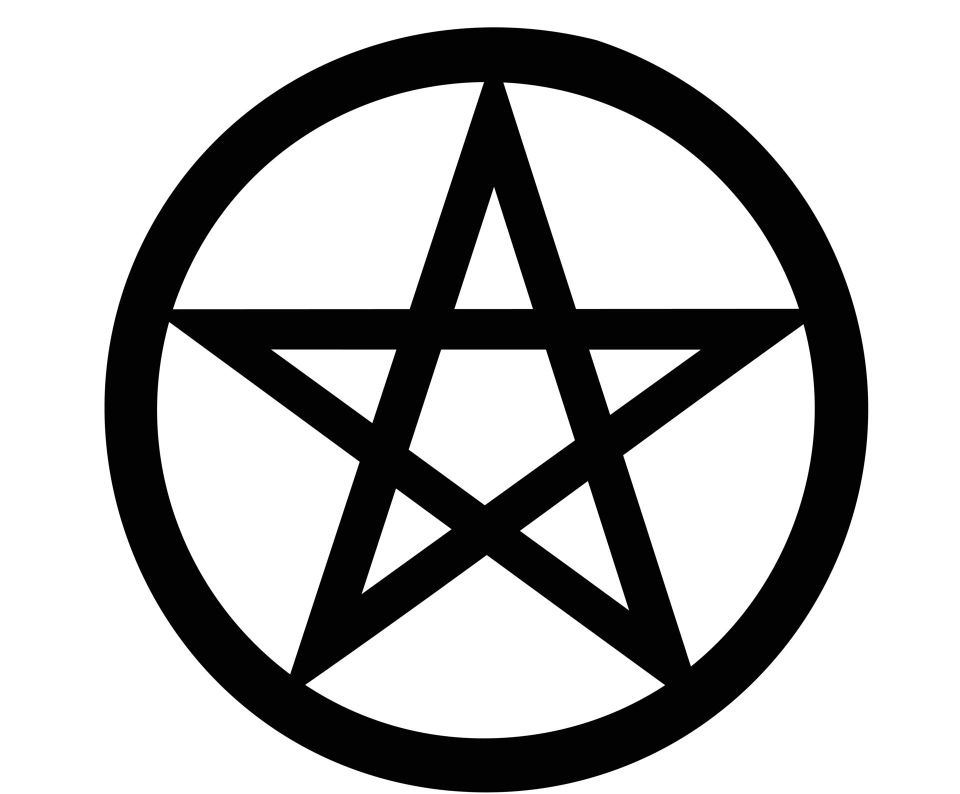
#> input picture booklet/assets/pentagram.png, 1920 x 1588 px (shown at 1/2 size)
$ python make_emblem.py
#> lines starting #> are read from the running program, lines starting #| are printed output that depends on the picture; after the words box and inside, x2 and y2 are one past the last pixel; in counts of white or black regions, pixels touching at a corner belong together
# Builds the cover emblem: the pentagram with the anatomical heart at its centre.
import sys
from PIL import Image, ImageFilter, ImageChops

src = Image.open('assets/pentagram.png').convert('RGB')
#> src is the input picture: PIL image 1920x1588 RGB; min 0, max 255, mean 181
# Pad with white first: the circle touches the bottom edge of the source image.
star = Image.new('RGB', (src.width + 80, src.height + 80), 'white')
#> star: PIL image 2000x1668 RGB; every value is 255
star.paste(src, (40, 40))
heart = Image.open('assets/heart.webp').convert('RGBA')
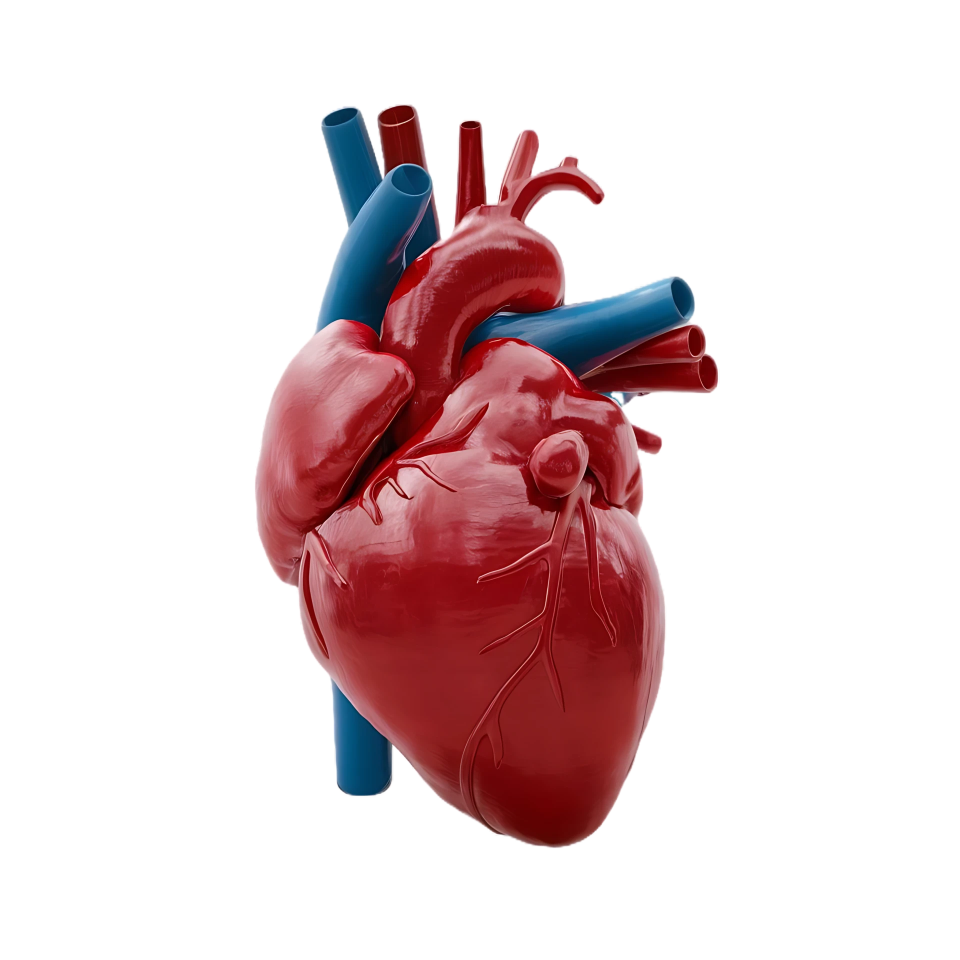
#> input picture booklet/assets/heart.webp, 1920 x 1920 px (shown at 1/2 size)
#> heart is the input picture: PIL image 1920x1920 RGBA; mean R, G, B, A 35.3, 16.5, 18.5, 61.1

# Crop the circle (dark pixels) with a small margin.
g = star.convert('L').point(lambda v: 255 if v < 128 else 0)
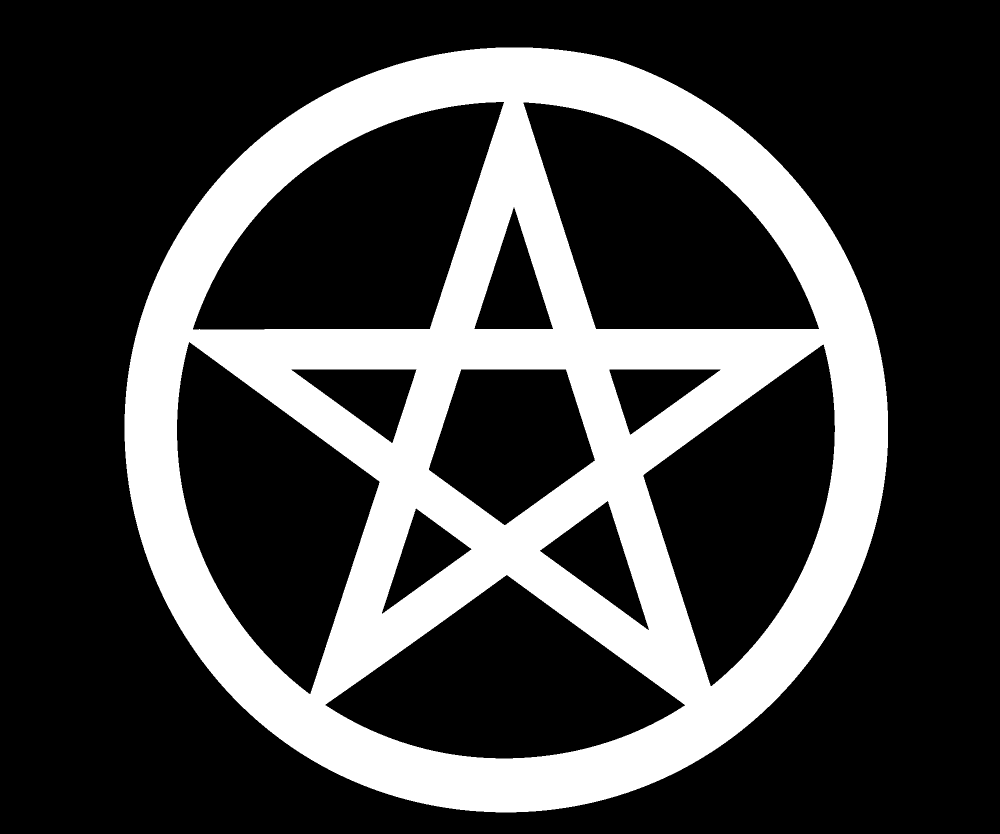
#> g: PIL image 2000x1668 L (shown at 1/2 size); 26.7% white; 1 white region, box (x1, y1, x2, y2) and area: (249, 95, 1776, 1625) 891374
x0, y0, x1, y1 = g.getbbox()
#> x0 = 249; y0 = 95; x1 = 1776; y1 = 1625
pad = 20
star = star.crop((x0 - pad, y0 - pad, x1 + pad, y1 + pad))
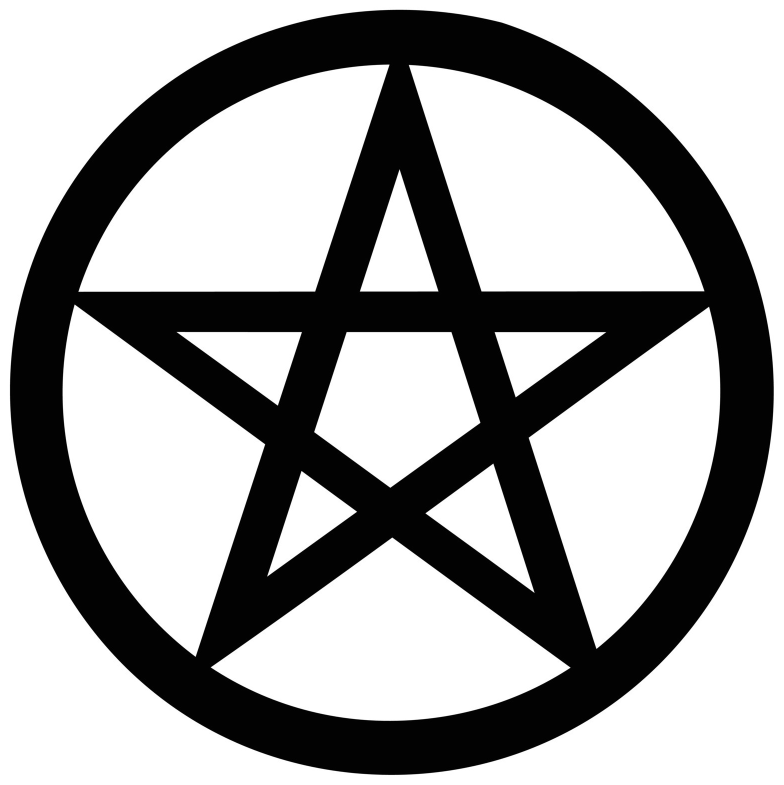
#> star: PIL image 1567x1570 RGB (shown at 1/2 size); min 0, max 255, mean 163.3
W, H = star.size
#> W = 1567; H = 1570

# Centre of the star: mean of its five tips, measured on the source image.
tips = [(987 + 40, 165 + 40), (580 + 40, 1350 + 40), (1330 + 40, 1370 + 40), (340 + 40, 640 + 40), (1600 + 40, 640 + 40)]
cx = sum(t[0] for t in tips) / 5 - (x0 - pad)
#> cx = 778.4
cy = sum(t[1] for t in tips) / 5 - (y0 - pad)
#> cy = 798

heart = heart.crop(heart.getchannel('A').getbbox())
#> heart: PIL image 932x1492 RGBA
scale = float(sys.argv[1]) if len(sys.argv) > 1 else 0.36
h = int(H * scale)
#> h = 565
w = int(heart.width * h / heart.height)
#> w = 352
heart = heart.resize((w, h), Image.LANCZOS)
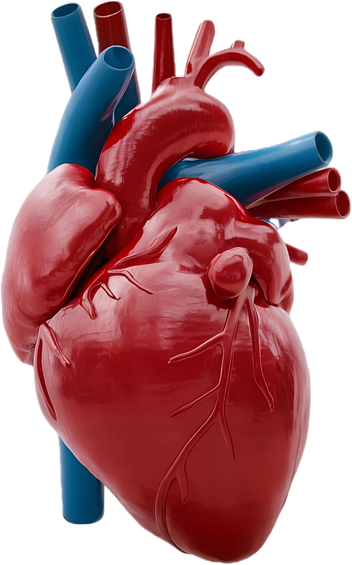
#> heart: PIL image 352x565 RGBA; mean R, G, B, A 91.8, 41.9, 47.1, 162.1; transparent parts drawn white

# White halo so the star lines stop cleanly around the heart.
alpha = heart.getchannel('A').point(lambda v: 255 if v > 40 else 0)
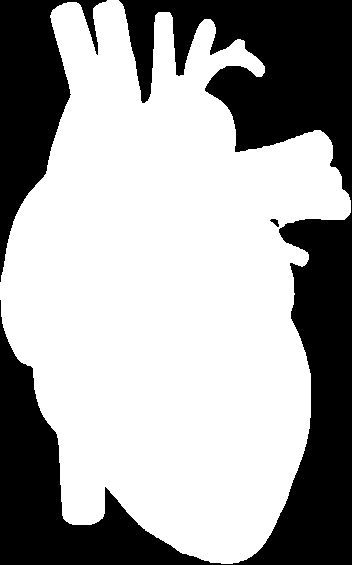
#> alpha: PIL image 352x565 L; 64.2% white; 3 black regions, box (x1, y1, x2, y2) and area: (0, 0, 352, 565) 58968, (0, 0, 107, 282) 12279, (270, 219, 279, 227) 38
halo_r = max(6, h // 28)
#> halo_r = 20
big = Image.new('L', (w + 4 * halo_r, h + 4 * halo_r), 0)
#> big: PIL image 432x645 L; every value is 0
big.paste(alpha, (2 * halo_r, 2 * halo_r))
#> big: PIL image 432x645 L; 45.8% white; 1 white region, box (x1, y1, x2, y2) and area: (40, 40, 391, 604) 127595
halo = big.filter(ImageFilter.MaxFilter(2 * halo_r + 1)).filter(ImageFilter.GaussianBlur(1.5))
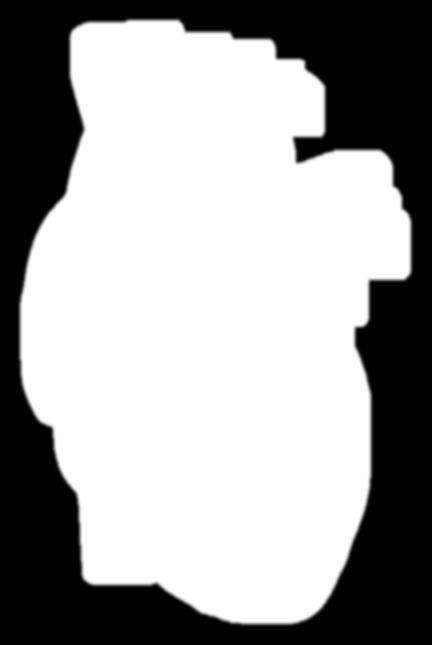
#> halo: PIL image 432x645 L; min 0, max 255, mean 160.1

ox = int(cx - w / 2)
#> ox = 602
oy = int(cy - h / 2)
#> oy = 515
out = star.convert('RGBA')
white = Image.new('RGBA', halo.size, (255, 255, 255, 255))
#> white: PIL image 432x645 RGBA; every value is 255
out.paste(white, (ox - 2 * halo_r, oy - 2 * halo_r), halo)
out.alpha_composite(heart, (ox, oy))
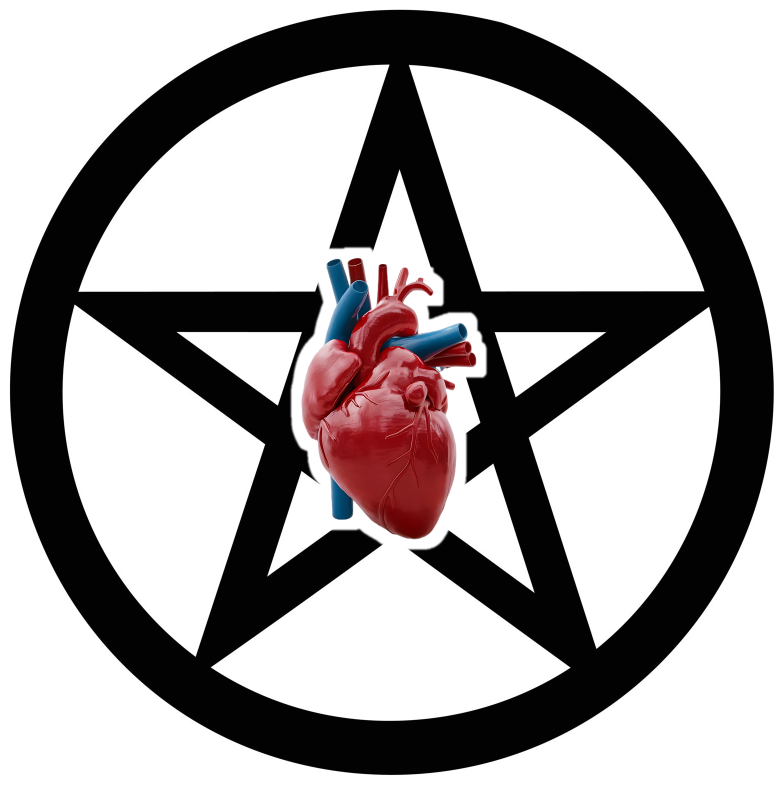
#> out: PIL image 1567x1570 RGBA (shown at 1/2 size); mean R, G, B, A 166.3, 162.3, 162.8, 255
out.convert('RGB').save('assets/emblem.png')
print(out.size, (cx, cy), (w, h))
#| (1567, 1570) (778.4, 798.0) (352, 565)
